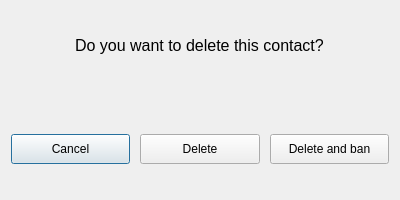
<?xml version="1.0" encoding="UTF-8"?>
<ui version="4.0">
 <class>DeleteContactDialog</class>
 <widget class="QDialog" name="DeleteContactDialog">
  <property name="geometry">
   <rect>
    <x>0</x>
    <y>0</y>
    <width>400</width>
    <height>200</height>
   </rect>
  </property>
  <property name="sizePolicy">
   <sizepolicy hsizetype="MinimumExpanding" vsizetype="MinimumExpanding">
    <horstretch>0</horstretch>
    <verstretch>0</verstretch>
   </sizepolicy>
  </property>
  <property name="windowTitle">
   <string>Dialog</string>
  </property>
  <layout class="QVBoxLayout" name="verticalLayout">
   <item>
    <spacer name="verticalSpacer">
     <property name="orientation">
      <enum>Qt::Vertical</enum>
     </property>
     <property name="sizeType">
      <enum>QSizePolicy::MinimumExpanding</enum>
     </property>
     <property name="sizeHint" stdset="0">
      <size>
       <width>20</width>
       <height>10</height>
      </size>
     </property>
    </spacer>
   </item>
   <item alignment="Qt::AlignHCenter">
    <widget class="QLabel" name="label">
     <property name="font">
      <font>
       <pointsize>12</pointsize>
      </font>
     </property>
     <property name="text">
      <string>Do you want to delete this contact?</string>
     </property>
    </widget>
   </item>
   <item alignment="Qt::AlignHCenter">
    <widget class="QLabel" name="contactNameLabel">
     <property name="minimumSize">
      <size>
       <width>10</width>
       <height>0</height>
      </size>
     </property>
     <property name="font">
      <font>
       <pointsize>12</pointsize>
       <weight>75</weight>
       <bold>true</bold>
      </font>
     </property>
     <property name="text">
      <string/>
     </property>
    </widget>
   </item>
   <item alignment="Qt::AlignHCenter">
    <widget class="QLabel" name="contactIdLabel">
     <property name="minimumSize">
      <size>
       <width>10</width>
       <height>0</height>
      </size>
     </property>
     <property name="font">
      <font>
       <pointsize>12</pointsize>
       <italic>true</italic>
      </font>
     </property>
     <property name="text">
      <string/>
     </property>
    </widget>
   </item>
   <item>
    <spacer name="verticalSpacer_2">
     <property name="orientation">
      <enum>Qt::Vertical</enum>
     </property>
     <property name="sizeType">
      <enum>QSizePolicy::MinimumExpanding</enum>
     </property>
     <property name="sizeHint" stdset="0">
      <size>
       <width>20</width>
       <height>20</height>
      </size>
     </property>
    </spacer>
   </item>
   <item>
    <layout class="QHBoxLayout" name="buttonRow">
     <property name="spacing">
      <number>10</number>
     </property>
     <property name="topMargin">
      <number>0</number>
     </property>
     <item>
      <widget class="QPushButton" name="cancelButton">
       <property name="minimumSize">
        <size>
         <width>0</width>
         <height>30</height>
        </size>
       </property>
       <property name="text">
        <string>Cancel</string>
       </property>
      </widget>
     </item>
     <item>
      <widget class="QPushButton" name="deleteButton">
       <property name="minimumSize">
        <size>
         <width>0</width>
         <height>30</height>
        </size>
       </property>
       <property name="text">
        <string>Delete</string>
       </property>
      </widget>
     </item>
     <item>
      <widget class="QPushButton" name="deleteBanButton">
       <property name="minimumSize">
        <size>
         <width>0</width>
         <height>30</height>
        </size>
       </property>
       <property name="text">
        <string>Delete and ban</string>
       </property>
      </widget>
     </item>
    </layout>
   </item>
   <item>
    <spacer name="verticalSpacer_3">
     <property name="orientation">
      <enum>Qt::Vertical</enum>
     </property>
     <property name="sizeHint" stdset="0">
      <size>
       <width>20</width>
       <height>10</height>
      </size>
     </property>
    </spacer>
   </item>
  </layout>
 </widget>
 <resources/>
 <connections/>
</ui>
